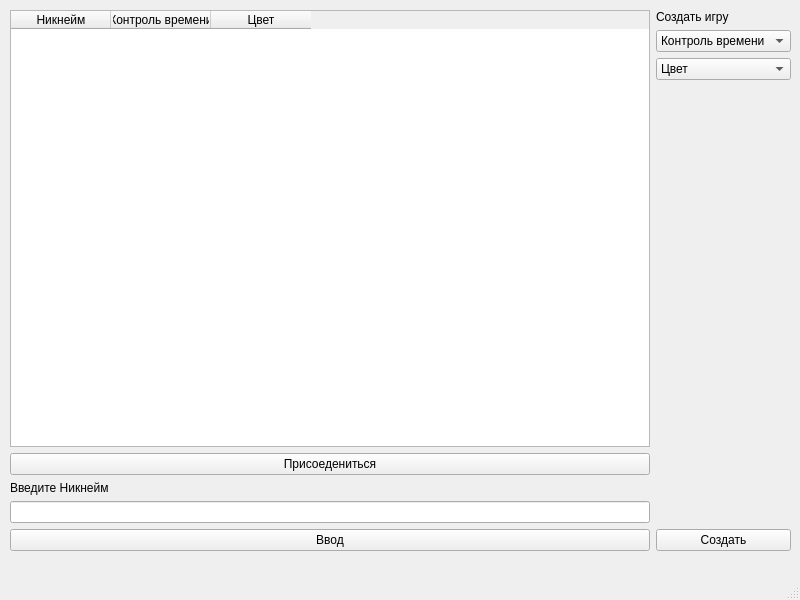
<?xml version="1.0" encoding="UTF-8"?>
<ui version="4.0">
 <class>MainWindow</class>
 <widget class="QMainWindow" name="MainWindow">
  <property name="geometry">
   <rect>
    <x>0</x>
    <y>0</y>
    <width>800</width>
    <height>600</height>
   </rect>
  </property>
  <property name="windowTitle">
   <string>MainWindow</string>
  </property>
  <widget class="QWidget" name="centralwidget">
   <widget class="QWidget" name="horizontalLayoutWidget">
    <property name="geometry">
     <rect>
      <x>10</x>
      <y>10</y>
      <width>781</width>
      <height>541</height>
     </rect>
    </property>
    <layout class="QHBoxLayout" name="horizontalLayout">
     <item>
      <layout class="QGridLayout" name="gridLayout">
       <item row="4" column="0">
        <widget class="QPushButton" name="confirmNick_pushButton">
         <property name="text">
          <string>Ввод</string>
         </property>
        </widget>
       </item>
       <item row="0" column="0">
        <widget class="QTableWidget" name="tableWidget">
         <column>
          <property name="text">
           <string>Никнейм</string>
          </property>
         </column>
         <column>
          <property name="text">
           <string>Контроль времени</string>
          </property>
         </column>
         <column>
          <property name="text">
           <string>Цвет</string>
          </property>
         </column>
        </widget>
       </item>
       <item row="3" column="0">
        <widget class="QLineEdit" name="lineEdit"/>
       </item>
       <item row="1" column="0">
        <widget class="QPushButton" name="connect_pushButton">
         <property name="text">
          <string>Присоедениться</string>
         </property>
        </widget>
       </item>
       <item row="2" column="0">
        <widget class="QLabel" name="label_2">
         <property name="text">
          <string>Введите Никнейм</string>
         </property>
        </widget>
       </item>
      </layout>
     </item>
     <item>
      <layout class="QVBoxLayout" name="verticalLayout">
       <item>
        <widget class="QLabel" name="label">
         <property name="text">
          <string>Создать игру</string>
         </property>
        </widget>
       </item>
       <item>
        <widget class="QComboBox" name="comboBox_2">
         <item>
          <property name="text">
           <string>Контроль времени</string>
          </property>
         </item>
         <item>
          <property name="text">
           <string>1 | 1</string>
          </property>
         </item>
         <item>
          <property name="text">
           <string>3 | 2</string>
          </property>
         </item>
         <item>
          <property name="text">
           <string>5 | 0</string>
          </property>
         </item>
         <item>
          <property name="text">
           <string>10 | 0</string>
          </property>
         </item>
         <item>
          <property name="text">
           <string>15 | 10</string>
          </property>
         </item>
        </widget>
       </item>
       <item>
        <widget class="QComboBox" name="comboBox">
         <item>
          <property name="text">
           <string>Цвет</string>
          </property>
         </item>
         <item>
          <property name="text">
           <string>Белые</string>
          </property>
         </item>
         <item>
          <property name="text">
           <string>Черные</string>
          </property>
         </item>
         <item>
          <property name="text">
           <string>Случайно</string>
          </property>
         </item>
        </widget>
       </item>
       <item>
        <spacer name="verticalSpacer">
         <property name="orientation">
          <enum>Qt::Orientation::Vertical</enum>
         </property>
         <property name="sizeHint" stdset="0">
          <size>
           <width>20</width>
           <height>40</height>
          </size>
         </property>
        </spacer>
       </item>
       <item>
        <widget class="QPushButton" name="createGame_pushButton">
         <property name="text">
          <string>Создать</string>
         </property>
        </widget>
       </item>
      </layout>
     </item>
    </layout>
   </widget>
  </widget>
  <widget class="QMenuBar" name="menubar">
   <property name="geometry">
    <rect>
     <x>0</x>
     <y>0</y>
     <width>800</width>
     <height>22</height>
    </rect>
   </property>
  </widget>
  <widget class="QStatusBar" name="statusbar"/>
 </widget>
 <resources/>
 <connections/>
</ui>
